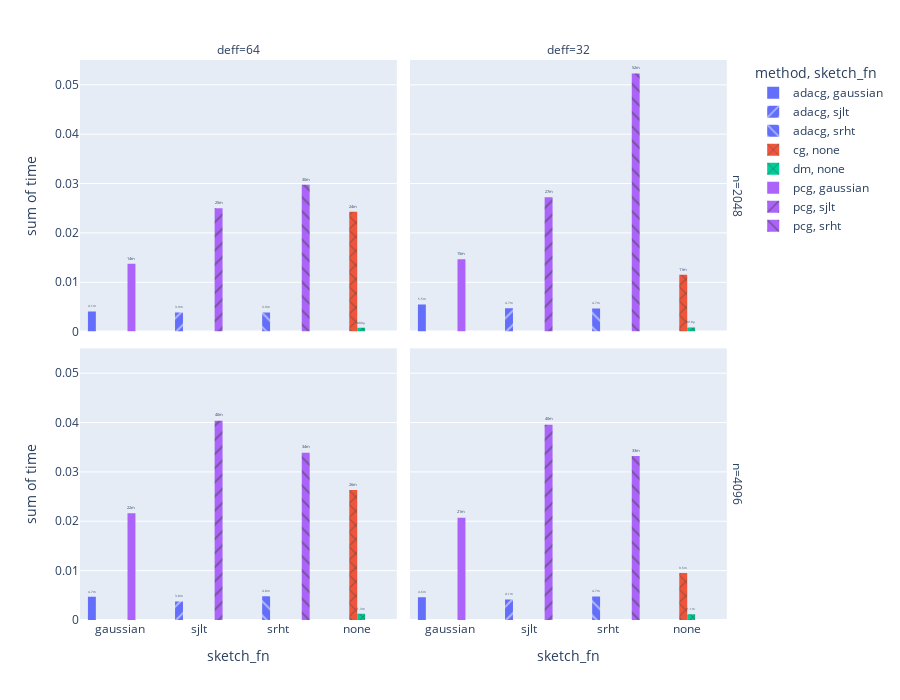
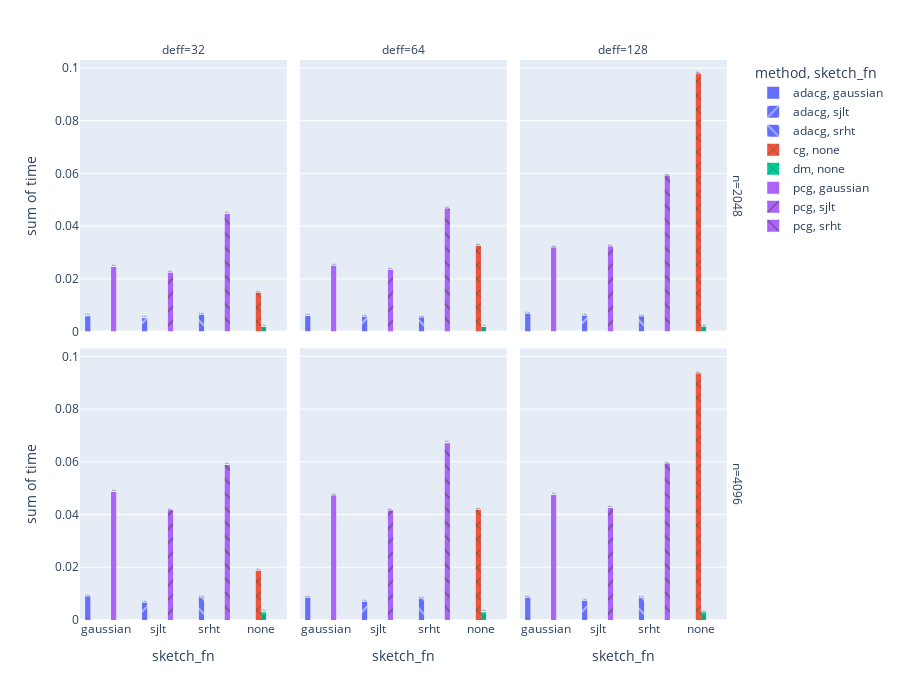
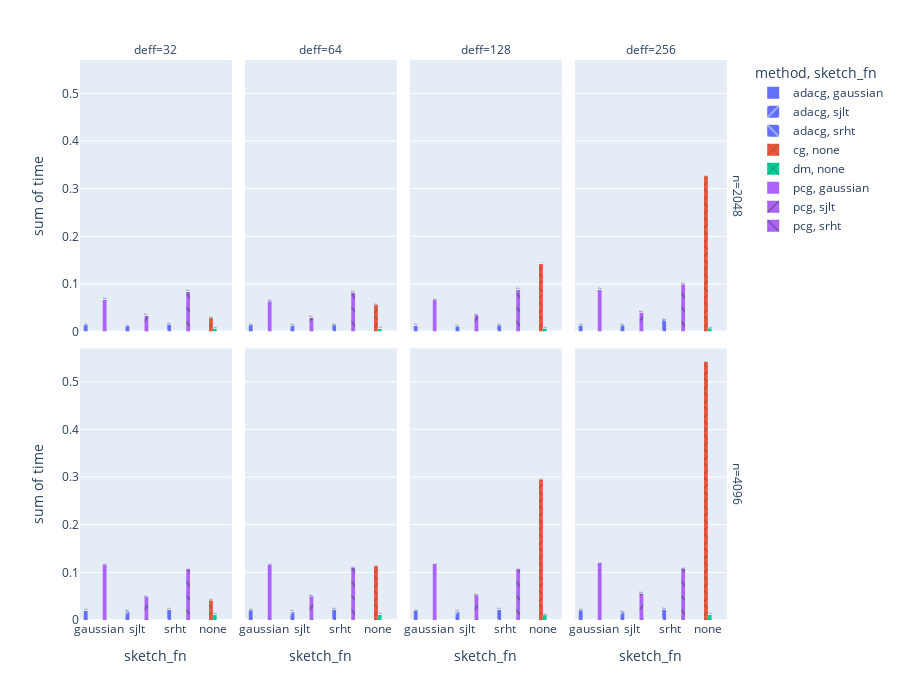
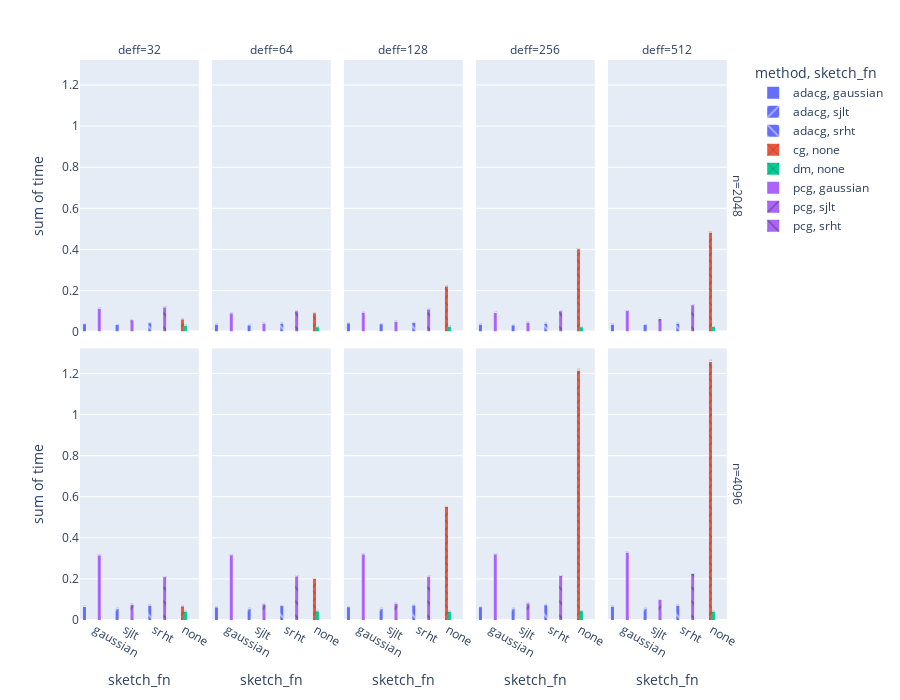

Notebook source saved alongside these figures, in order:
### Code cell
for d in np.unique(df.d):
    print(f"{d=}")
    df_ = df[(df.d==d)&(df.cn==1024)]
    fig = px.histogram(df_, 
                       x="sketch_fn", 
                       y="time",
                       color="method", 
                       pattern_shape="sketch_fn",
                       barmode='group',
                       text_auto='.2s',
                       facet_row='n',
                       facet_col='deff',
                       #log_y=True,
                      )

    fig.update_traces(textangle=0, textposition="outside", cliponaxis=False)

    fig.update_layout(height=700)
    fig.show()
